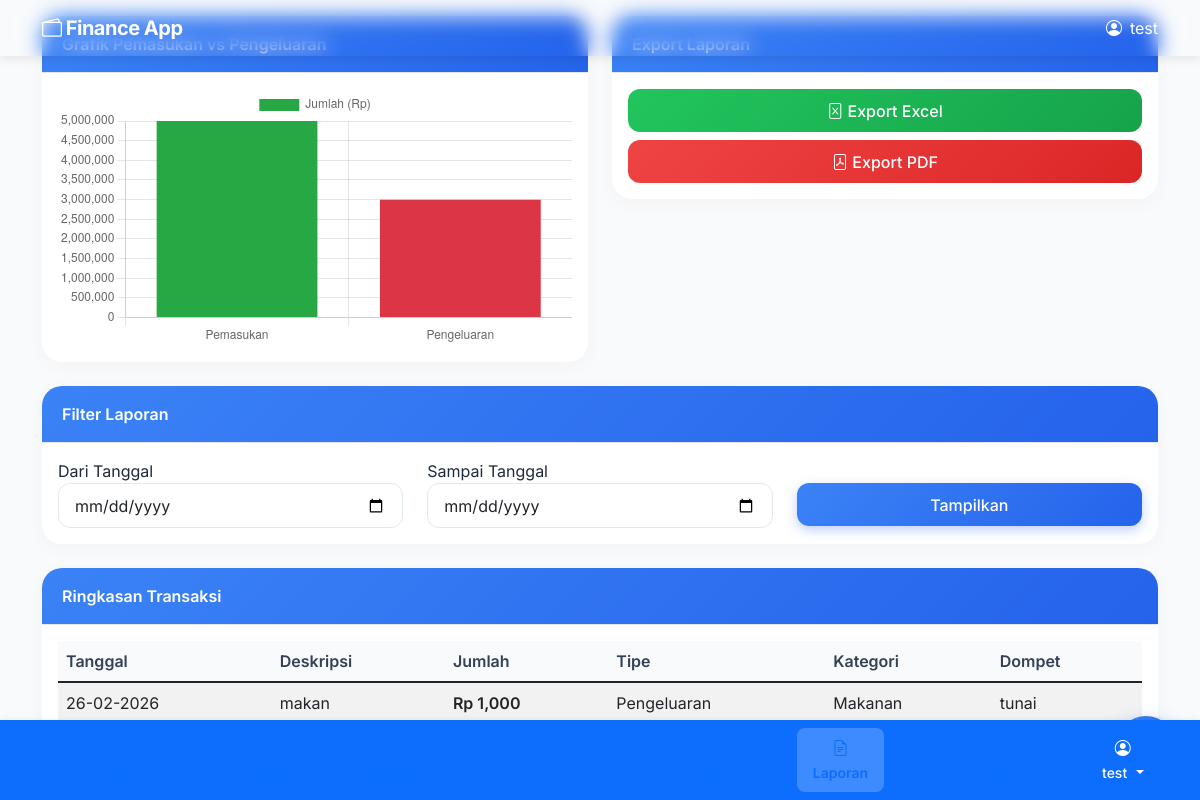
The app's page /reports (signed in), older data.
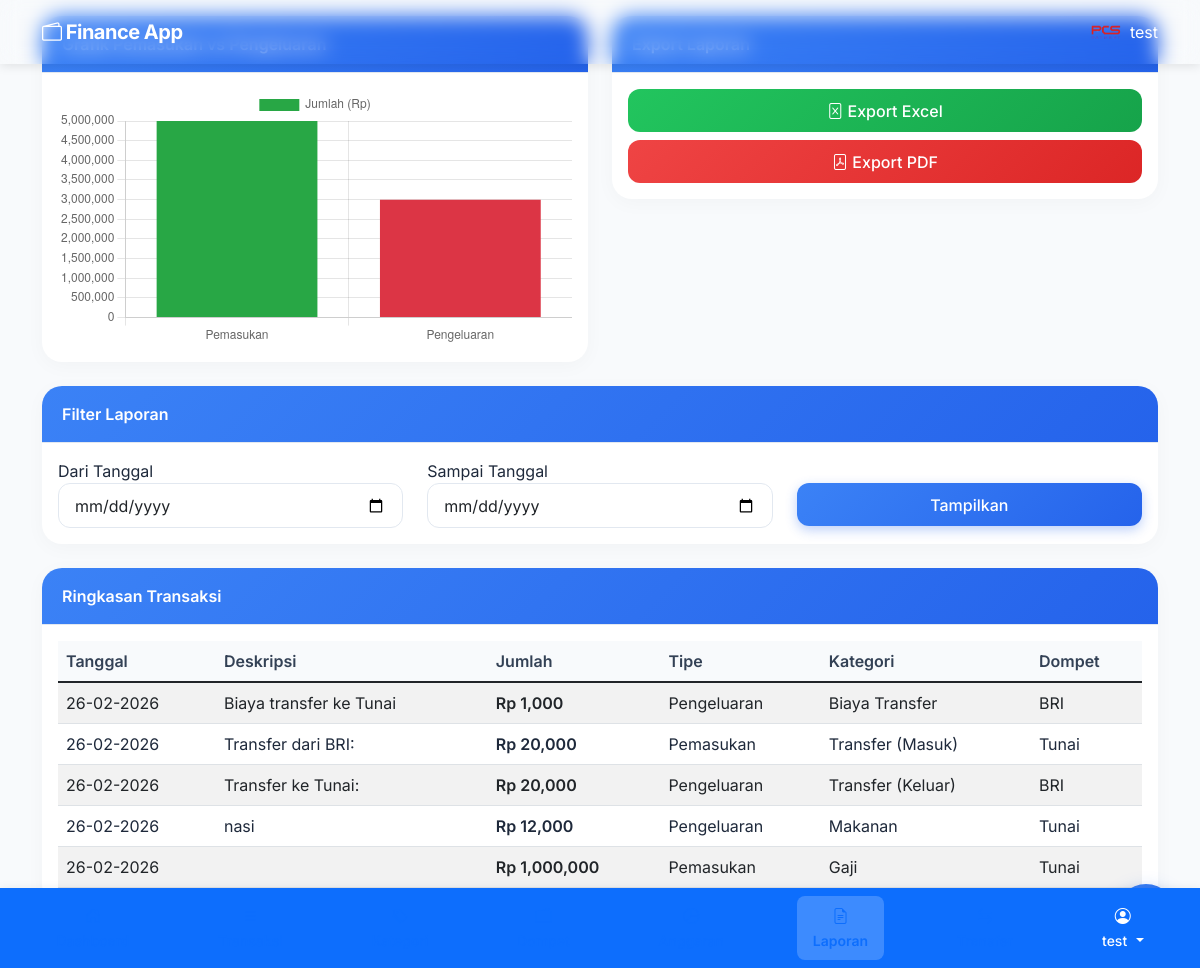
The same page, newer data.
### models.py (models this page shows)
class User(UserMixin, db.Model):
    id = db.Column(db.Integer, primary_key=True)
    username = db.Column(db.String(80), unique=True, nullable=False)
    password = db.Column(db.String(120), nullable=False)
    photo = db.Column(db.String(200), nullable=True)  # Path to profile photo
    categories = db.relationship('Category', backref='user', lazy=True, cascade='all, delete-orphan')
    wallets = db.relationship('Wallet', backref='user', lazy=True, cascade='all, delete-orphan')
    transactions = db.relationship('Transaction', backref='user', lazy=True, cascade='all, delete-orphan')
    budgets = db.relationship('Budget', backref='user', lazy=True, cascade='all, delete-orphan')
    shared_wallets = db.relationship('SharedWallet', foreign_keys='SharedWallet.shared_with_id', back_populates='shared_with_user', lazy=True)

class Transaction(db.Model):
    id = db.Column(db.Integer, primary_key=True)
    amount = db.Column(db.Float, nullable=False)
    description = db.Column(db.String(200))
    date = db.Column(db.DateTime, default=datetime.utcnow)
    type = db.Column(db.String(10))  # 'income' atau 'expense'
    category_id = db.Column(db.Integer, db.ForeignKey('category.id'), nullable=False)
    wallet_id = db.Column(db.Integer, db.ForeignKey('wallet.id'), nullable=False)
    user_id = db.Column(db.Integer, db.ForeignKey('user.id'), nullable=False)
    category = db.relationship('Category')

class Category(db.Model):
    id = db.Column(db.Integer, primary_key=True)
    name = db.Column(db.String(100), nullable=False)
    type = db.Column(db.String(10))  # 'income' atau 'expense'
    user_id = db.Column(db.Integer, db.ForeignKey('user.id'), nullable=False)

class Wallet(db.Model):
    id = db.Column(db.Integer, primary_key=True)
    name = db.Column(db.String(100), nullable=False)
    type = db.Column(db.String(10))  # 'cash' atau 'digital'
    balance = db.Column(db.Float, default=0.0)
    user_id = db.Column(db.Integer, db.ForeignKey('user.id'), nullable=False)
    transactions = db.relationship('Transaction', backref='wallet', lazy=True, cascade='all, delete-orphan')
    shared_with = db.relationship('SharedWallet', back_populates='wallet', lazy=True, cascade='all, delete-orphan')

### app.py (the view)
@app.route('/reports')
@login_required
def reports():
    return render_template('reports.html')

### app.py (called while the page is built)
@login_manager.user_loader
def load_user(user_id):
    return User.query.get(int(user_id))

@app.context_processor
def inject_categories_wallets():
    try:
        if current_user.is_authenticated:
            categories = Category.query.filter_by(user_id=current_user.id).all()
            wallets = Wallet.query.filter_by(user_id=current_user.id).all()
            shared_wallets = SharedWallet.query.filter_by(shared_with_id=current_user.id, permission='add').all()
            shared_wallet_objects = [sw.wallet for sw in shared_wallets]
            all_wallets = wallets + shared_wallet_objects
            return dict(categories=categories, wallets=all_wallets)
    except Exception:
        pass
    return dict(categories=[], wallets=[])

### templates/reports.html (shortened to what this page needs)
{% extends "base.html" %}
{% block content %}
<div class="row">
    <div class="col-md-6">
        <div class="card">
            <div class="card-header bg-primary text-white">Grafik Pemasukan vs Pengeluaran</div>
            <div class="card-body">
                <canvas id="incomeExpenseChart" width="400" height="200"></canvas>
            </div>
        </div>
    </div>
    <div class="col-md-6">
        <div class="card">
            <div class="card-header bg-primary text-white">Export Laporan</div>
            <div class="card-body">
                <a href="{{ url_for('export_excel') }}" class="btn btn-success w-100 mb-2">
                    <i class="bi bi-file-excel"></i> Export Excel
                </a>
                <a href="{{ url_for('export_pdf') }}" class="btn btn-danger w-100">
                    <i class="bi bi-file-pdf"></i> Export PDF
                </a>
            </div>
        </div>
    </div>
</div>
<div class="row mt-4">
    <div class="col-md-12">
        <div class="card">
            <div class="card-header bg-primary text-white">Filter Laporan</div>
            <div class="card-body">
                <form method="get" action="{{ url_for('reports') }}">
                    <div class="row">
                        <div class="col-md-4">
                            <label>Dari Tanggal</label>
                            <input type="date" name="start_date" class="form-control">
                        </div>
                        <div class="col-md-4">
                            <label>Sampai Tanggal</label>
                            <input type="date" name="end_date" class="form-control">
                        </div>
                        <div class="col-md-4">
                            <label>&nbsp;</label>
                            <button type="submit" class="btn btn-primary form-control">Tampilkan</button>
                        </div>
                    </div>
                </form>
            </div>
        </div>
    </div>
</div>
<div class="row mt-4">
    <div class="col-md-12">
        <div class="card">
            <div class="card-header bg-primary text-white">Ringkasan Transaksi</div>
            <div class="card-body">
                <table class="table table-striped">
                    <thead>
                        <tr>
                            <th>Tanggal</th>
                            <th>Deskripsi</th>
                            <th>Jumlah</th>
                            <th>Tipe</th>
                            <th>Kategori</th>
                            <th>Dompet</th>
                        </tr>
                    </thead>
                    <tbody>
                        {% for t in current_user.transactions[-10:]|reverse %}
                        <tr>
                            <td>{{ t.date.strftime('%d-%m-%Y') }}</td>
                            <td>{{ t.description }}</td>
                            <td class="{{ 'income' if t.type=='income' else 'expense' }}">Rp {{ "{:,.0f}".format(t.amount) }}</td>
                            <td>{{ 'Pemasukan' if t.type=='income' else 'Pengeluaran' }}</td>
                            <td>{{ t.category.name }}</td>
                            <td>{{ t.wallet.name }}</td>
                        </tr>
                        {% else %}
                        <tr>
                            <td colspan="6" class="text-center">Belum ada transaksi</td>
                        </tr>
                        {% endfor %}
                    </tbody>
                </table>
            </div>
        </div>
    </div>
</div>
{% endblock %}
{% block scripts %}
<script>
// Grafik pemasukan vs pengeluaran bulan ini
fetch('/api/chart-data')
  .then(response => response.json())
  .then(data => {
    // Hitung total pemasukan dan pengeluaran dari data? Kita punya hanya pengeluaran.
    // Untuk demo, kita buat dummy. Bisa buat API baru.
    new Chart(document.getElementById('incomeExpenseChart'), {
      type: 'bar',
      data: {
        labels: ['Pemasukan', 'Pengeluaran'],
        datasets: [{
          label: 'Jumlah (Rp)',
          data: [5000000, 3000000], // contoh statis, seharusnya dari backend
          backgroundColor: ['#28a745', '#dc3545']
        }]
      }
    });
  });
</script>
{% endblock %}

### templates/base.html (shortened to what this page needs)
<!DOCTYPE html>
<html lang="id">
<head>
    <link href="https://cdn.jsdelivr.net/npm/bootstrap@5.1.3/dist/css/bootstrap.min.css" rel="stylesheet">
    <link rel="stylesheet" href="https://cdn.jsdelivr.net/npm/bootstrap-icons@1.8.1/font/bootstrap-icons.css">
    <link rel="stylesheet" href="{{ url_for('static', filename='css/style.css') }}">
</head>
<body>
    <nav class="navbar navbar-expand-lg navbar-dark fixed-top">
        <div class="container">
            <a class="navbar-brand fw-bold" href="{{ url_for('dashboard') }}">
                <i class="bi bi-wallet2"></i> Finance App
            </a>
            <div class="navbar-text text-white ms-auto d-flex align-items-center">
                {% if current_user.photo %}
                    <img src="{{ url_for('static', filename=current_user.photo) }}" alt="Foto Profil" class="rounded-circle me-2" style="width: 32px; height: 32px; object-fit: cover;">
                {% else %}
                    <i class="bi bi-person-circle me-2"></i>
                {% endif %}
                {{ current_user.username }}
            </div>
        </div>
    </nav>
    <main class="container my-3 pb-5">
        {% block content %}{% endblock %}
    </main>
    <nav class="navbar navbar-expand-lg navbar-dark bg-primary fixed-bottom d-none d-lg-flex">
        <div class="container-fluid justify-content-around">
            <a class="nav-link text-center {% if request.endpoint == 'dashboard' %}active{% endif %}" href="{{ url_for('dashboard') }}">
                <i class="bi bi-house-door d-block"></i>
                <small>Dashboard</small>
            </a>
            <a class="nav-link text-center {% if request.endpoint == 'transactions' %}active{% endif %}" href="{{ url_for('transactions') }}">
                <i class="bi bi-list d-block"></i>
                <small>Transaksi</small>
            </a>
            <a class="nav-link text-center {% if request.endpoint == 'categories' %}active{% endif %}" href="{{ url_for('categories') }}">
                <i class="bi bi-tags d-block"></i>
                <small>Kategori</small>
            </a>
            <a class="nav-link text-center {% if request.endpoint == 'wallets' %}active{% endif %}" href="{{ url_for('wallets') }}">
                <i class="bi bi-wallet2 d-block"></i>
                <small>Dompet</small>
            </a>
            <a class="nav-link text-center {% if request.endpoint == 'budgets' %}active{% endif %}" href="{{ url_for('budgets') }}">
                <i class="bi bi-pie-chart d-block"></i>
                <small>Anggaran</small>
            </a>
            <a class="nav-link text-center {% if request.endpoint == 'reports' %}active{% endif %}" href="{{ url_for('reports') }}">
                <i class="bi bi-file-earmark-text d-block"></i>
                <small>Laporan</small>
            </a>
            <a class="nav-link text-center {% if request.endpoint == 'transfer' %}active{% endif %}" href="{{ url_for('transfer') }}">
                <i class="bi bi-arrow-left-right d-block"></i>
                <small>Transfer</small>
            </a>
            <div class="nav-link text-center dropdown">
                <a class="dropdown-toggle text-white text-decoration-none" href="#" id="userDropdownBottom" role="button" data-bs-toggle="dropdown" aria-expanded="false">
                    <i class="bi bi-person-circle d-block"></i>
                    <small>{{ current_user.username }}</small>
                </a>
            </div>
        </div>
    </nav>
    <a href="#" class="floating-btn" data-bs-toggle="modal" data-bs-target="#addTransactionModal" title="Tambah Transaksi">
    </a>
    {% block scripts %}{% endblock %}
</body>
</html>

### static/css/style.css (style rules this page uses)
body { font-family: 'Inter', sans-serif; background-color: #f8fafc; color: #1e293b; -webkit-font-smoothing: antialiased; -moz-osx-font-smoothing: grayscale; }
.navbar { box-shadow: 0 2px 10px rgba(0,0,0,0.1); backdrop-filter: blur(10px); -webkit-backdrop-filter: blur(10px); }
.navbar-brand { font-weight: 700; letter-spacing: -0.5px; }
.nav-link { font-weight: 500; transition: all 0.2s; border-radius: 8px; margin: 0 2px; }
.nav-link.active { background-color: rgba(255,255,255,0.2); font-weight: 600; }
.floating-btn { position: fixed; bottom: 24px; right: 24px; width: 60px; height: 60px; border-radius: 30px; background: linear-gradient(145deg, #3b82f6, #2563eb); color: white; display: flex; align-items: center; justify-content: center; font-size: 28px; text-decoration: none; box-shadow: 0 8px 20px rgba(37, 99, 235, 0.4); z-index: 1000; border: none; cursor: pointer; transition: transform 0.2s, box-shadow 0.2s; animation: float 3s ease-in-out infinite; }
.card { border: none; border-radius: 20px; box-shadow: 0 4px 20px rgba(0,0,0,0.03); transition: transform 0.2s, box-shadow 0.2s; background-color: white; overflow: hidden; }
.card-header { background: linear-gradient(90deg, #f1f5f9, #ffffff); border-bottom: 1px solid #e2e8f0; font-weight: 600; padding: 1rem 1.25rem; }
.card-header.bg-primary { background: linear-gradient(135deg, #3b82f6, #2563eb) !important; color: white; }
.table { margin-bottom: 0; background-color: white; }
.table th { background-color: #f8fafc; font-weight: 600; color: #334155; border-bottom-width: 1px; white-space: nowrap; }
.table td { vertical-align: middle; color: #1e293b; }
.income { color: #16a34a; font-weight: 600; }
.expense { color: #dc2626; font-weight: 600; }
.form-control, .form-select { border-radius: 12px; border: 1px solid #e2e8f0; padding: 0.6rem 1rem; transition: border-color 0.2s, box-shadow 0.2s; }
.btn { border-radius: 12px; font-weight: 500; padding: 0.6rem 1.2rem; transition: all 0.2s; }
.btn-primary { background: linear-gradient(135deg, #3b82f6, #2563eb); border: none; box-shadow: 0 4px 12px rgba(37, 99, 235, 0.3); }
.btn-danger { background: linear-gradient(135deg, #ef4444, #dc2626); border: none; }
.btn-success { background: linear-gradient(135deg, #22c55e, #16a34a); border: none; }

Row changes from the older to the newer data that the page shows:
changed User "test": photo: picture added
added Transaction: date "26-02-2026", description "Biaya transfer ke Tunai", amount "1,000", type "Pengeluaran", category.name "Biaya Transfer", wallet.name "BRI"
added Transaction: date "26-02-2026", description "Transfer dari BRI:", amount "20,000", type "Pemasukan", category.name "Transfer (Masuk)", wallet.name "Tunai"
added Transaction: date "26-02-2026", description "Transfer ke Tunai:", amount "20,000", type "Pengeluaran", category.name "Transfer (Keluar)", wallet.name "BRI"
added Transaction: date "26-02-2026", description "nasi", amount "12,000", type "Pengeluaran", category.name "Makanan", wallet.name "Tunai"
changed Transaction: amount "1,000" → "1,000,000"; type "Pengeluaran" → "Pemasukan"; category.name "Makanan" → "Gaji"; wallet.name "tunai" → "Tunai"; description "makan" → (not shown)
